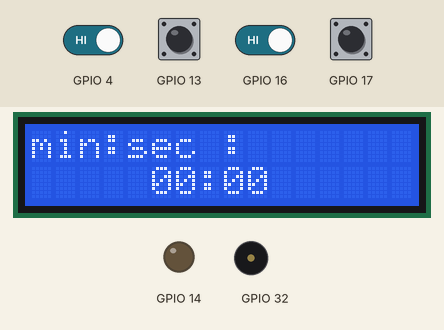
Simulated run of this program. Board: ESP32 board running MicroPython. Shown: 16×2 character LCD, output pins drawn as LEDs (lit = HIGH), buzzer (waves = sounding). Inputs (shaded band) come from the test bench; at power-on: GPIO 4, GPIO 13, GPIO 16, GPIO 17 HIGH. A reset restarts the program; random numbers come from a fixed seed; library files of the repository ran but are not shown: I2C_LCD.py; pins used as bus, display or sensor lines are not drawn; what the program prints to the serial console is not drawn.

Above: at 5.2 s.
5.3 s: GPIO 13 pulled LOW for 0.15 s
At 7.5 s:
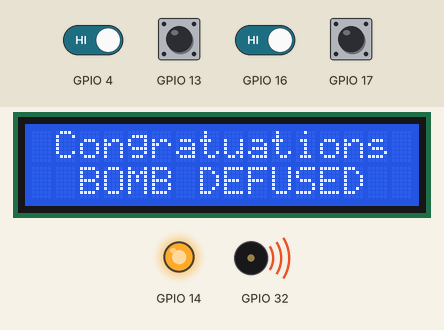
8.4 s: GPIO 13 pulled LOW for 1 s
At 10.1 s:
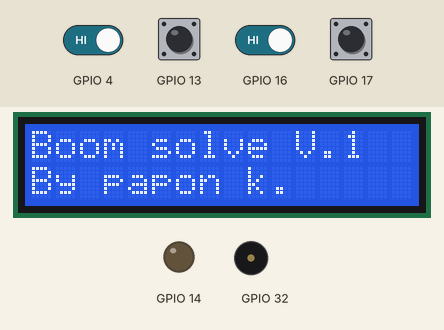
10.9 s: GPIO 4 driven LOW and GPIO 16 driven LOW
At 13.52 s:
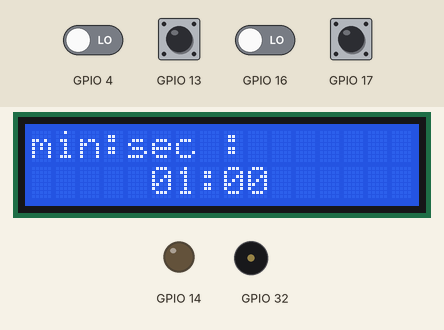
13.9 s: GPIO 17 pulled LOW for 0.15 s
At 14.33 s:
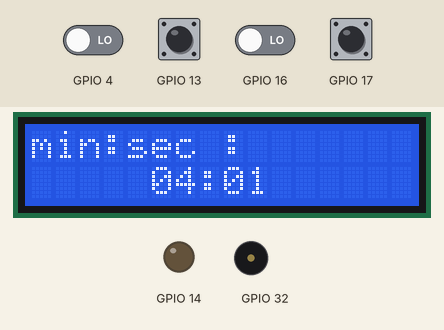
14.6 s: GPIO 17 pulled LOW for 1 s
At 15.04 s:
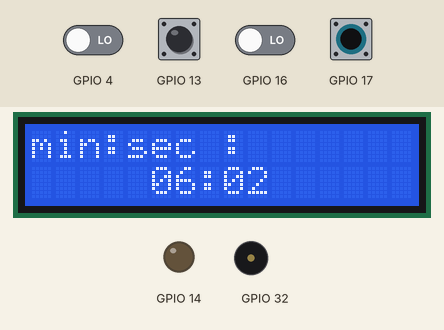
16.2 s: GPIO 4 driven HIGH
Timing chart, 0 to 18.7 s (numbered marks = the images above; inputs shaded):
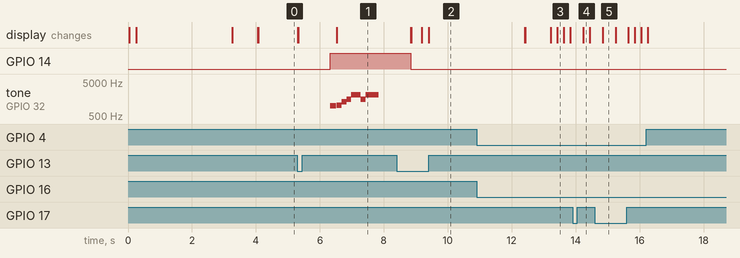

Measured:
- after the input at 5.3 s, GPIO 14: LOW → HIGH after 1.0 s; tone on GPIO 32: plays 1000 Hz for 0.20 s, 1047 Hz for 0.15 s, 1319 Hz for 0.15 s, 1568 Hz for 0.15 s, 2093 Hz for 0.30 s, 1568 Hz for 0.15 s … (7 notes in this stretch), starting after 1.0 s; the display: first changes at once (image 1 shows a later state)
- what the display in image 5 shows lasts 0.4 s, from 14.8 s to 15.2 s

The program:

main.py
```python
import machine
from machine import I2C
from machine import Pin as pin
from I2C_LCD import I2cLcd
import time
import random

running = True
i2c = I2C(0, scl=pin(22), sda=pin(21), freq=400000)

devices = i2c.scan()
lcd = I2cLcd(i2c, devices[0], 2, 16)

min_button = pin(4,pin.IN,pin.PULL_UP)
sec_button = pin(17,pin.IN,pin.PULL_UP)
start_button = pin(13,pin.IN,pin.PULL_UP)

all_random_pin = [5, 25, 27, 33, 23, 19, 16, 2]

def shuffle_list(lst):
    lst_copy = lst[:]
    n = len(lst_copy)
    for i in range(n - 1, 0, -1):
        j = random.getrandbits(16) % (i + 1)
        lst_copy[i], lst_copy[j] = lst_copy[j], lst_copy[i]
    return lst_copy

shuffled = shuffle_list(all_random_pin)
selected_pin = shuffled[:8]

print("working pin = ",selected_pin)
print("win_button =",selected_pin[1])
print("game_over_button_1 = ",selected_pin[3])
print("game_over_button_2 = ",selected_pin[0])
print("game_over_button_2 = ",selected_pin[6])
print("do_nothing_1 = ",selected_pin[4])
print("do_nothing_1 = ",selected_pin[5])
print("do_nothing_1 = ",selected_pin[2])
print("do_nothing_1 = ",selected_pin[7])

win_button = pin(selected_pin[1],pin.IN,pin.PULL_UP)
game_over_button_1 = pin(selected_pin[3],pin.IN,pin.PULL_UP)
game_over_button_2 = pin(selected_pin[0],pin.IN,pin.PULL_UP)
game_over_button_3 = pin(selected_pin[6],pin.IN,pin.PULL_UP)
do_nothing_1 = pin(selected_pin[4],pin.IN,pin.PULL_UP)
do_nothing_2 = pin(selected_pin[5],pin.IN,pin.PULL_UP)
do_nothing_3 = pin(selected_pin[2],pin.IN,pin.PULL_UP)
do_nothing_4 = pin(selected_pin[7],pin.IN,pin.PULL_UP)

led = pin(14,pin.OUT)
led.value(0)
buzzer = machine.PWM(pin(32))
buzzer.duty(0)
# not use yet 5 25 27 26 33 23 1s9 18 16 2 15

minute = int(0)
sec = int(0)
senst = 0.2

lcd.clear()
time.sleep(0.2)

lcd.putstr("Boom solve V.1 ")
lcd.move_to(0, 1)
lcd.putstr("By papon k.")
time.sleep(3)
lcd.clear()

lcd.putstr("In put time ")
time.sleep(0.8)
lcd.clear()

lcd.putstr("min:sec :")
def beep(freq=0 , duration=0 , loudness = 0):
    buzzer.freq(freq)
    buzzer.duty(loudness) #512 is how loud of speaker 0-1023
    time.sleep(duration)
    buzzer.duty(0)

def congrat_sound() :
    beep(1047, 0.15,150)
    beep(1319, 0.15,200)
    beep(1568, 0.15,250)
    beep(2093, 0.3,300)
    beep(1568, 0.15,220)
    beep(2093, 0.4,320)

def play_again() :
    led.value(0)
    buzzer.duty(0)
    lcd.clear()
    lcd.putstr("Press start btn")
    lcd.move_to(0, 1)
    lcd.putstr("to try again")
    while start_button.value() == 1 :
        time.sleep(0.2)
    machine.reset()

def boom_solve_V1() :
    led.value(0)
    buzzer.duty(0)
    global minute, sec
    while running :
        if min_button.value() == 0 : #when sw pressdown value == 0
            minute = minute+1
            if minute >= 60 :
                minute = 0
            time.sleep(senst)
            print("minute",minute)

        if sec_button.value() == 0 :
            sec = sec+1
            if sec >= 60 :
                sec = 0
                lcd.clear()
                lcd.putstr("min:sec :")

            time.sleep(senst)
            print("sec",sec)
        lcd.move_to(5, 1)
        lcd.putstr(f"{minute:02d}:{sec:02d}")

        if start_button.value() == 0 :
            while True :
                lcd.clear()
                lcd.putstr("Time remaining :")
                lcd.move_to(5, 1)
                lcd.putstr(f"{minute:02d}:{sec:02d}")

                led.value(0)
                time.sleep(1)
                led.value(1)
                sec = sec-1
                beep(1000,0.2,200)
                buzzer.duty(0)

                if win_button.value() == 1 : #0 is when connect 1 is disconnect
                    lcd.clear()
                    lcd.move_to(1, 0)
                    lcd.putstr("Congratuations")
                    lcd.move_to(2, 1)
                    lcd.putstr("BOMB DEFUSED")
                    congrat_sound()
                    time.sleep(1)
                    play_again()

                if game_over_button_1.value() or game_over_button_2.value() or game_over_button_3.value() == 1 : #0 is when connect 1 is disconnect
                    lcd.clear()
                    lcd.move_to(2, 0)
                    lcd.putstr("!!YOU LOSE!!")
                    lcd.move_to(2, 1)
                    lcd.putstr("BOMB ACTIVE")
                    beep(1500,2,200)
                    play_again()

                if sec <= -1 :
                    if minute != 0:
                        minute = minute-1
                        sec = 59

                    else:
                        lcd.clear()
                        lcd.move_to(1, 0)
                        lcd.putstr("!! Time OUT !!")
                        lcd.move_to(5, 1)
                        lcd.putstr(f"{minute:02d}:{sec:02d}")
                        led.value(1)
                        beep(1500,2,200) #we will config when we give this to teacher bc it too fast it make for coding
                        buzzer.duty(0)
                        led.value(0)
                        play_again()
                    print("minute",minute)

while running :
    while start_button.value() == 0 :
        pass
    boom_solve_V1()
    
```
